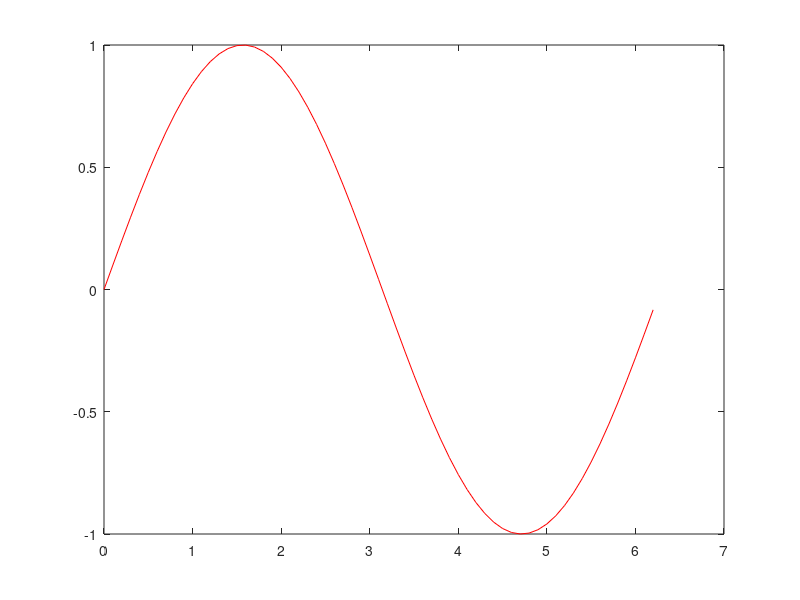
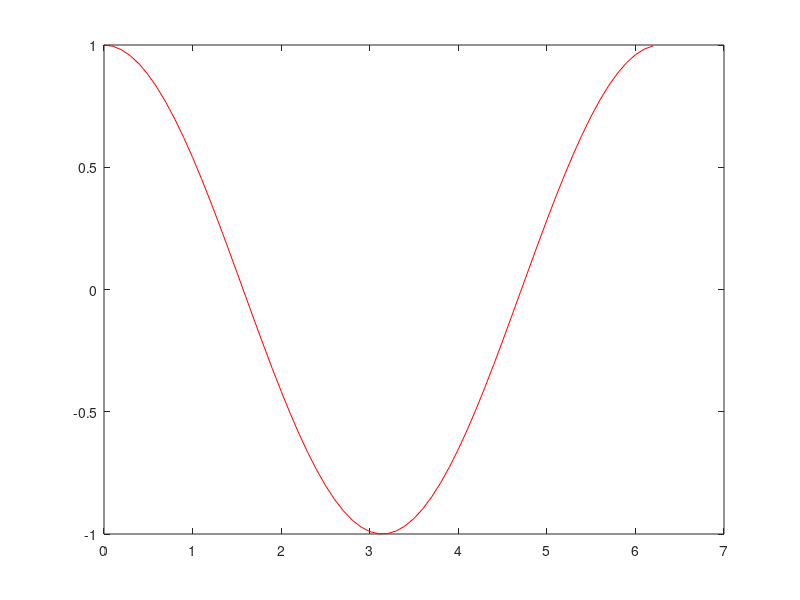
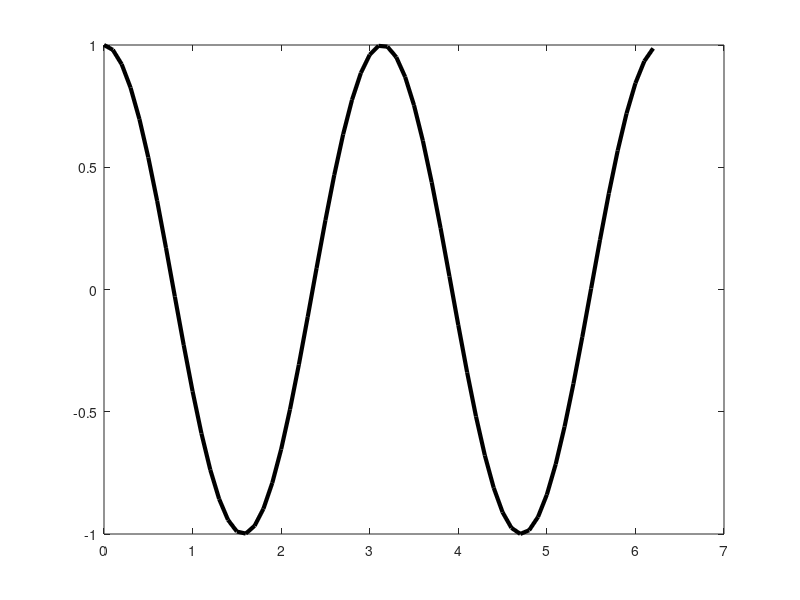
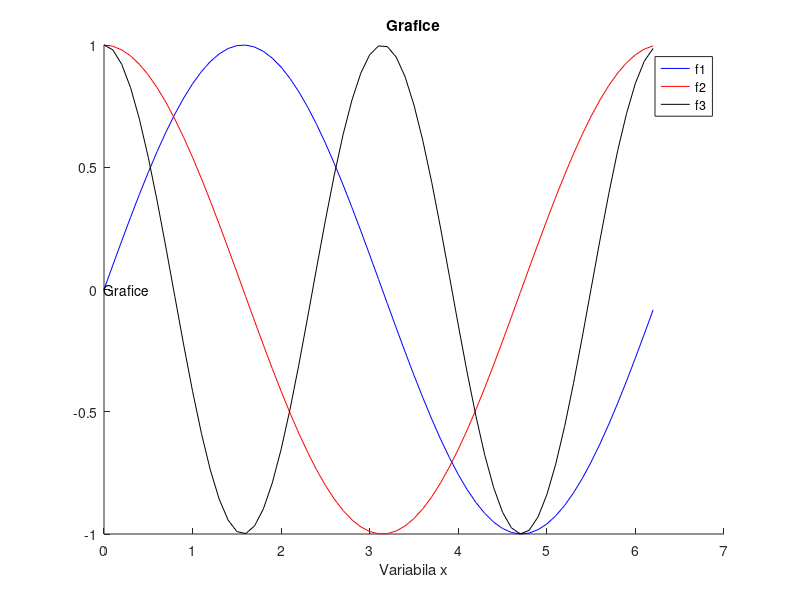

MATLAB code to generate these figures, in order: (Note: this script raises an error after producing the figures.)
function lab1_1
    close all
    x=0:0.1:2*pi;
    f1=sin(x);
    f2=cos(x);
    f3=cos(2*x);
    
    figure(1)
    plot(x,f1,'r')
    
    figure(2)
    plot(x,f2,'color',[1,0,0])
    
    figure(3)
    plot(x,f3,'color','k','LineWidth',3)
    
    figure(4)
    hold on
    
    plot(x,f1,'b')
    plot(x,f2,'r')
    plot(x,f3,'k')
    legend('f1','f2','f3')
    
    text(0,0,'Grafice')
    title('Grafice')
    
    xlabel('Variabila x')
    ylabel( 'f1','f2','f3')
    
    box on
    
